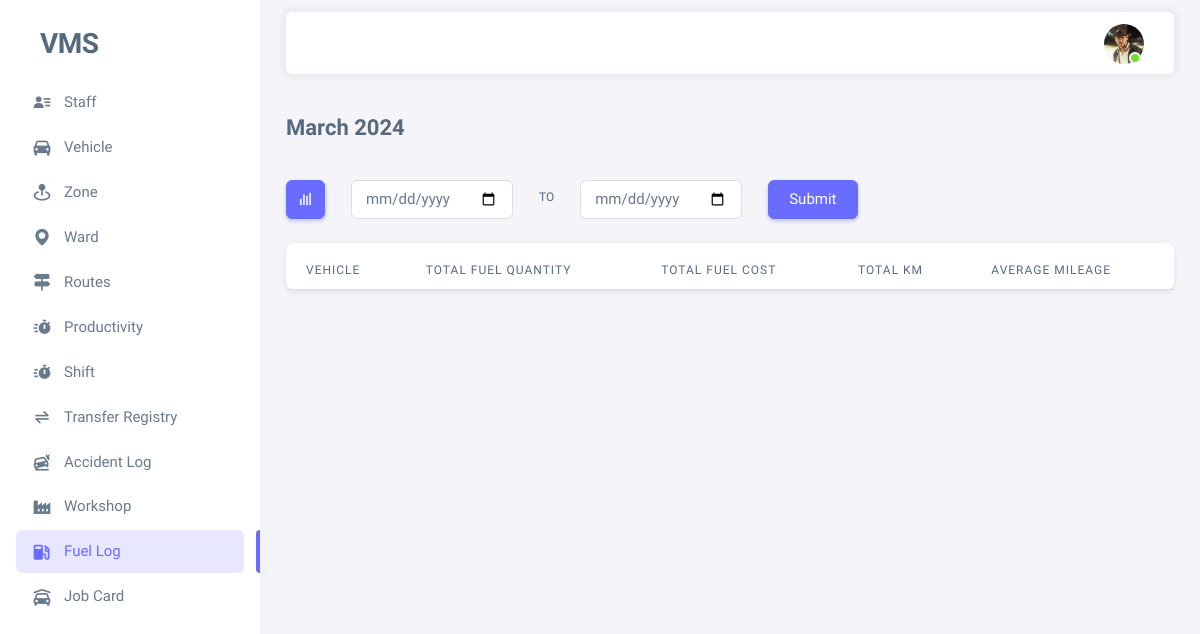
/fuel-efficieny-view/month/ (signed in), run on an earlier commit of the app's database.
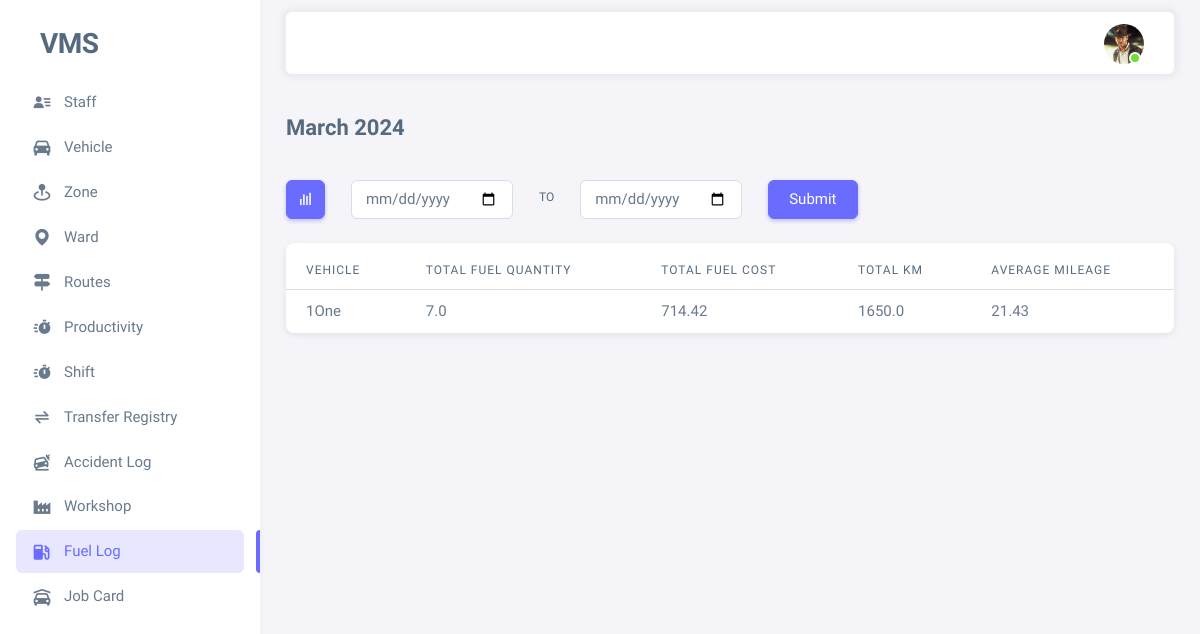
And on a later commit of the database.
### vms_app/models.py (models this page shows)
class Vehicle(models.Model):
    vehicle_number = models.CharField(max_length=100, unique=True)
    is_active = models.BooleanField(default=True)
    is_working = models.BooleanField(default=False)
    supervisor = models.ForeignKey(Employee, on_delete=models.SET_NULL, null=True, blank=True,
                                   related_name='vehicle_supervised_by', limit_choices_to={'is_active': True})
    load_estimation = models.IntegerField(default=1000)  # in kg
    remark = models.TextField(null=True, blank=True)
    created_by = models.ForeignKey(Employee, on_delete=models.SET_NULL, null=True, blank=True,
                                   related_name='vehicle_created_by')
    created_on = models.DateTimeField(auto_now_add=True)
    updated_by = models.ForeignKey(Employee, on_delete=models.SET_NULL, null=True, blank=True,
                                   related_name='vehicle_updated_by')
    updated_on = models.DateTimeField(auto_now=True)
    zone = models.ForeignKey(Zone, related_name='zone_vehicles_set',
                             on_delete=models.PROTECT, null=True, blank=True)
    workshop = models.ForeignKey(Workshop, related_name='workshop_vehicles_set',
                                 on_delete=models.PROTECT, null=True, blank=True)
    register_number = models.CharField(max_length=50, null=True, blank=True, unique=True)
    chassis_number = models.CharField(max_length=50, null=True, blank=True)
    vehicle_model = models.CharField(max_length=50, null=True, blank=True)
    vehicle_type = models.CharField(max_length=50, null=True, blank=True)
    engine_number = models.CharField(max_length=50, null=True, blank=True)
    fc_date = models.DateField(null=True, blank=True)
    insurance = models.DateField(null=True, blank=True)
    puc = models.DateField(null=True, blank=True)  # pollution under control certificate expiry date
    def __str__(self) -> str:
        return self.vehicle_number+str(self.supervisor)

class Employee(AbstractBaseUser, PermissionsMixin):
    id = models.UUIDField(primary_key=True, editable=False, unique=True, default=uuid.uuid4)
    name = models.CharField(max_length=100)
    image = models.ImageField(upload_to='profiles/', null=True, blank=True)
    employee_id = models.CharField(max_length=100, unique=True)
    is_active = models.BooleanField(default=True)
    is_staff = models.BooleanField(default=True)
    is_superuser = models.BooleanField(default=False)
    contact = models.CharField(max_length=255)
    address = models.TextField()
    remark = models.TextField(null=True, blank=True)
    objects = EmployeeManager()
    USERNAME_FIELD = 'employee_id'
    REQUIRED_FIELDS = ['name']
    def __str__(self) -> str:
        return self.name

class FuelMaster(models.Model):
    vehicle = models.ForeignKey(Vehicle, related_name='vehicle_fuel_history', on_delete=models.PROTECT,
                                limit_choices_to={'is_active': True})
    fuel_choices = [
        ('P', 'Petrol'),
        ('D', 'Diesel'),
        ('G', 'Gas')
    ]
    fuel_type=models.CharField(max_length=1, choices=fuel_choices)
    fuel_km = models.FloatField(null=True, blank=True)
    fuel_date=models.DateField(null=True, blank=True)
    fuel_quantity = models.FloatField(default=1)
    fuel_cost=models.FloatField(default=102.6)
    created_by = models.ForeignKey(Employee, on_delete=models.SET_NULL, null=True, blank=True,
                                   related_name='employee_fuel_history')
    created_on = models.DateTimeField(auto_now_add=True)
    updated_by = models.ForeignKey(Employee, on_delete=models.SET_NULL, null=True, blank=True,
                                   related_name='employee_fuelupdate_history')
    updated_on = models.DateTimeField(auto_now=True)

### vms_app/views.py (the view)
# urls.py: path('fuel-efficieny-view/month/', views.fuel_efficieny_month_view, name='fuel_efficieny_month_view'),
@login_required(login_url='login')
@active_required
def fuel_efficieny_month_view(request):
    vehicles = Vehicle.objects.filter(is_active=True)
    fuel_efficiency_list = []
    for vehicle in vehicles:
        today = timezone.now()
        current_year = today.year
        current_month = today.month
        vehicle_fuel_logs = vehicle.vehicle_fuel_history.filter(
            fuel_date__year=current_year,
            fuel_date__month=current_month
        ).order_by("fuel_date")
        if len(vehicle_fuel_logs) > 1:
            fuel_efficiency_data = get_fuel_efficiency_data(vehicle_fuel_logs)
            fuel_efficiency_list.append({
                "vehicle": vehicle,
                **fuel_efficiency_data
            })
    context = {
        "view_title": today.strftime("%B %Y"),
        "fuel_logs": fuel_efficiency_list,
        "menu": "menu-fuel-log",
    }
    return render(request, 'vms_app/fuel_efficiency_list.html', context)

### vms_app/views.py (called while the page is built)
def get_fuel_efficiency_data(vehicle_fuel_logs):
    total_fuel_quantity = vehicle_fuel_logs.aggregate(total_fuel_quantity=models.Sum('fuel_quantity'))['total_fuel_quantity']
    total_fuel_cost = round(vehicle_fuel_logs.aggregate(total_fuel_cost=models.Sum('fuel_cost'))['total_fuel_cost'], 2)
    first_fuel_log = vehicle_fuel_logs.first()
    last_fuel_log = vehicle_fuel_logs.last()
    average_mileage = round((last_fuel_log.fuel_km-first_fuel_log.fuel_km)/total_fuel_quantity, 2)
    return {
        "total_fuel_quantity": total_fuel_quantity,
        "total_fuel_cost": total_fuel_cost,
        "total_km": last_fuel_log.fuel_km,
        "average_mileage": average_mileage
    }

### vms_app/templates/vms_app/fuel_efficiency_list.html (shortened to what this page needs)
{% extends "base.html" %}
{% block content %}
<h4 class="fw-bold py-3 mb-4">{{view_title}}</h4>
<div class="row">
    <div class="col-auto">
        <button type="button" class="btn btn-primary dropdown-toggle btn-icon hide-arrow" data-bs-toggle="dropdown" aria-expanded="false">
            <i class='bx bx-bar-chart'></i>
        </button>
    </div>
    <div class="col-auto">
        <form action="{% url "fuel_efficieny_custom_view" %}" method="post">
            <div class="row">
                <div class="col-auto">
                    <input class="form-control" type="date" name="start" value="{{data.start|date:"Y-m-d"}}" required>
                </div>
                <div class="col-auto">
                    <label class="form-label mt-2">To</label>
                </div>
                <div class="col-auto">
                    <input class="form-control" type="date" name="end" value="{{data.end|date:"Y-m-d"}}" required>
                </div>
                <div class="col-auto">
                    <button type="submit" class="btn btn-primary" name="submit">Submit</button>
                </div>
            </div>
        </form>
    </div>
</div>
<div class="card mt-4">
    <div class="table-responsive text-nowrap mt-2">
        <table class="table">
            <thead>
                <tr>
                    <th>vehicle</th>
                    <th>total fuel quantity</th>
                    <th>total fuel cost</th>
                    <th>total km</th>
                    <th>average mileage</th>
                </tr>
            </thead>
            <tbody class="table-border-bottom-0">
                {% for log in fuel_logs %}
                    <tr>
                        <td>{{log.vehicle}}</td>
                        <td>{{log.total_fuel_quantity}}</td>
                        <td>{{log.total_fuel_cost}}</td>
                        <td>{{log.total_km}}</td>
                        <td>{{log.average_mileage}}</td>
                    </tr>
                {% endfor %}
            </tbody>
        </table>
    </div>
</div>
{% endblock content %}

What changed in the data, as far as the page shows it:
now on this page (row edited): Vehicle: vehicle "1One", total_fuel_quantity "7.0", total_fuel_cost "714.42", total_km "1650.0", average_mileage "21.43"
